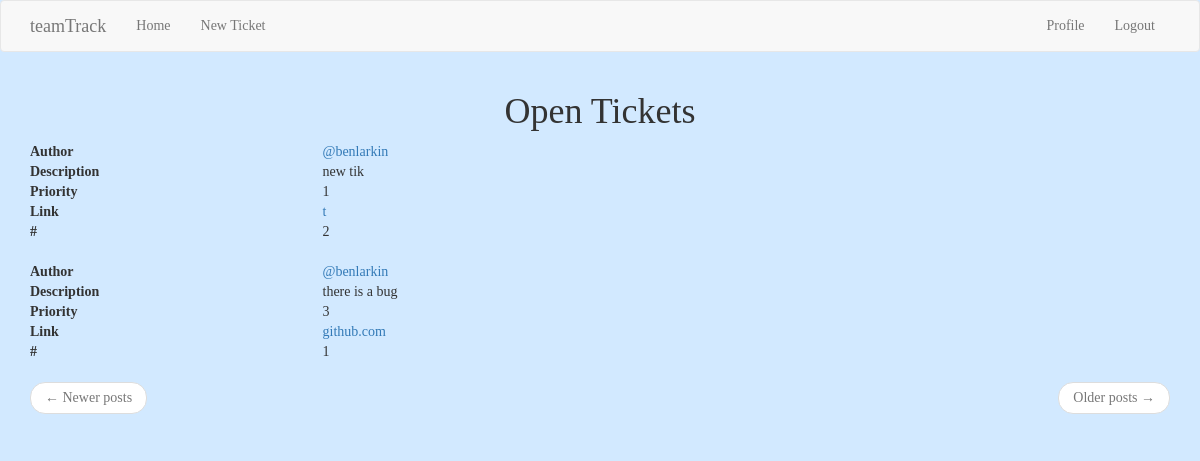
Before: /index (signed in) with the older database file.
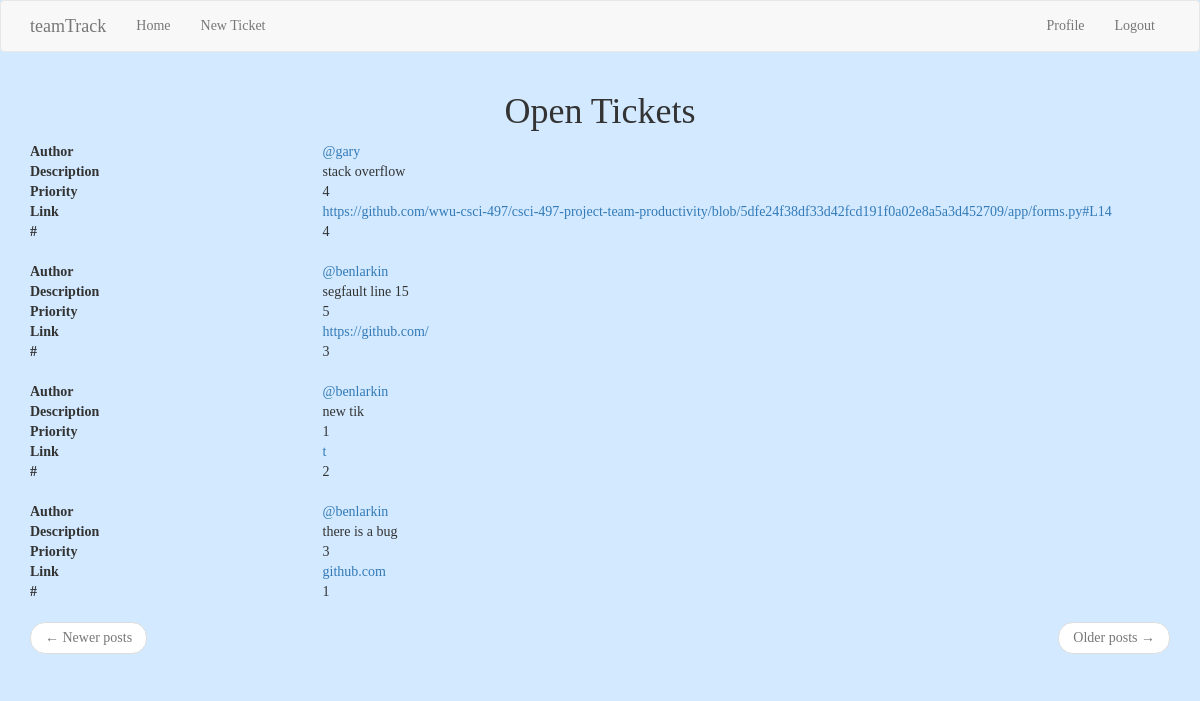
After: the same page with the newer database file.
### app/models.py (models this page shows, shortened)
class Ticket(db.Model):
    id = db.Column(db.Integer, primary_key=True)
    description = db.Column(db.String(140))
    priority = db.Column(db.Integer)
    link = db.Column(db.String(140))
    timestamp = db.Column(db.DateTime, index=True, default=datetime.utcnow)
    user_id = db.Column(db.Integer, db.ForeignKey('user.id'))

class User(UserMixin, db.Model):
    id = db.Column(db.Integer, primary_key=True)
    username = db.Column(db.String(64), index=True, unique=True)
    email = db.Column(db.String(120), index=True, unique=True)
    password_hash = db.Column(db.String(128))
    posts = db.relationship('Post', backref='author', lazy='dynamic')
    tickets = db.relationship('Ticket', backref='author', lazy='dynamic')
    about_me = db.Column(db.String(140))
    last_seen = db.Column(db.DateTime, default=datetime.utcnow)
    followed = db.relationship(
        'User', secondary=followers,
        primaryjoin=(followers.c.follower_id == id),
        secondaryjoin=(followers.c.followed_id == id),
        backref=db.backref('followers', lazy='dynamic'), lazy='dynamic')
    def get_tickets(self):
        return Ticket.query.order_by(Ticket.timestamp.desc())

### app/routes.py (the view)
@app.route('/', methods=['GET', 'POST'])
@app.route('/index', methods=['GET', 'POST'])
@login_required
def index():
    page = request.args.get('page', 1, type=int)
    tickets = current_user.get_tickets().paginate(
        page, app.config['POSTS_PER_PAGE'], False)
    return render_template('index.html', title='Home', tickets = tickets.items)

### app/models.py (called while the page is built)
@login.user_loader
def load_user(id):
    return User.query.get(int(id))

### app/routes.py (called while the page is built)
@app.before_request
def before_request():
    if current_user.is_authenticated:
        current_user.last_seen = datetime.utcnow()
        db.session.commit()

### app/templates/index.html (shortened to what this page needs)
{% extends "base.html" %}
{% import 'bootstrap/wtf.html' as wtf %}
{% block app_content %}
    <h1 align="center">Open Tickets</h1>
    {% for ticket in tickets %}
        {% include '_tickets.html' %}
    {% endfor %}
    <nav aria-label="...">
        <ul class="pager">
            <li class="previous{% if not prev_url %} disabled{% endif %}">
                <a href="{{ prev_url or '#' }}">
                    <span aria-hidden="true">&larr;</span> Newer posts
                </a>
            </li>
            <li class="next{% if not next_url %} disabled{% endif %}">
                <a href="{{ next_url or '#' }}">
                    Older posts <span aria-hidden="true">&rarr;</span>
                </a>
            </li>
        </ul>
    </nav>
{% endblock %}

### app/templates/_tickets.html
    <dl class="row">
        <dt class="col-sm-3">Author</dt>
        <dd class="col-sm-9"><a href="{{ url_for('user', username=ticket.author.username) }}">
            @{{ ticket.author.username }}</a>
        </dd>
        <dt class="col-sm-3">Description</dt>
        <dd class="col-sm-9">{{ ticket.description }}</dd>
        <dt class="col-sm-3 text-truncate">Priority</dt>
        <dd class="col-sm-9">{{ticket.priority}}</dd>
        <dt class="col-sm-3">Link</dt>
        <dd class="col-sm-9"><a href="{{ticket.link}}">{{ticket.link}}</a></dd>
        <dt class="col-sm-3 text-truncate">#</dt>
        <dd class="col-sm-9">{{ticket.id}}</dd>
    </dl>

Changed rows visible on the page:
added Ticket: author.username "gary", description "stack overflow", priority "4", link "https://github.com/wwu-csci-497/csci-497-project-team-productivity/blob/5dfe24f38df33d42fcd191f0a02e8a5a3d452709/app/forms.py#L14", id "4"
added Ticket: author.username "benlarkin", description "segfault line 15", priority "5", link "https://github.com/", id "3"
